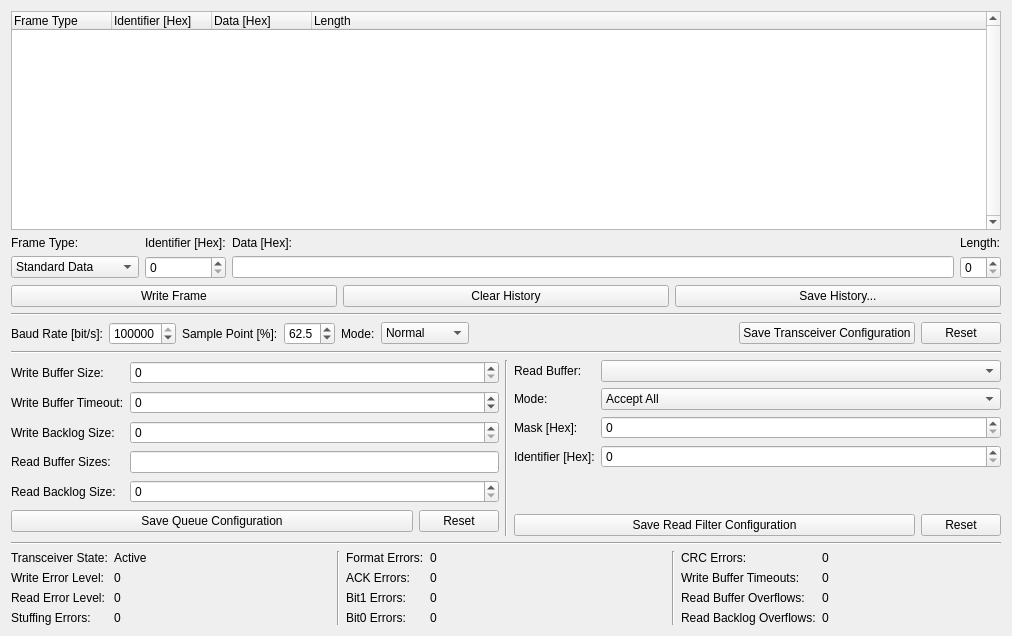
<?xml version="1.0" encoding="UTF-8"?>
<ui version="4.0">
 <class>CANV2</class>
 <widget class="QWidget" name="CANV2">
  <property name="geometry">
   <rect>
    <x>0</x>
    <y>0</y>
    <width>1012</width>
    <height>636</height>
   </rect>
  </property>
  <property name="windowTitle">
   <string>Form</string>
  </property>
  <layout class="QVBoxLayout" name="verticalLayout">
   <item>
    <widget class="QTreeWidget" name="tree_frames">
     <property name="sizePolicy">
      <sizepolicy hsizetype="Expanding" vsizetype="Expanding">
       <horstretch>0</horstretch>
       <verstretch>1</verstretch>
      </sizepolicy>
     </property>
     <property name="minimumSize">
      <size>
       <width>0</width>
       <height>100</height>
      </size>
     </property>
     <property name="verticalScrollBarPolicy">
      <enum>Qt::ScrollBarAlwaysOn</enum>
     </property>
     <property name="rootIsDecorated">
      <bool>false</bool>
     </property>
     <column>
      <property name="text">
       <string>Frame Type</string>
      </property>
     </column>
     <column>
      <property name="text">
       <string>Identifier [Hex]</string>
      </property>
     </column>
     <column>
      <property name="text">
       <string>Data [Hex]</string>
      </property>
     </column>
     <column>
      <property name="text">
       <string>Length</string>
      </property>
     </column>
    </widget>
   </item>
   <item>
    <layout class="QGridLayout" name="gridLayout">
     <item row="0" column="0">
      <widget class="QLabel" name="label">
       <property name="text">
        <string>Frame Type:</string>
       </property>
      </widget>
     </item>
     <item row="0" column="3">
      <widget class="QLabel" name="label_4">
       <property name="text">
        <string>Length:</string>
       </property>
      </widget>
     </item>
     <item row="0" column="2">
      <widget class="QLabel" name="label_2">
       <property name="text">
        <string>Data [Hex]:</string>
       </property>
      </widget>
     </item>
     <item row="2" column="0" colspan="4">
      <layout class="QHBoxLayout" name="horizontalLayout_6">
       <item>
        <widget class="QPushButton" name="button_write_frame">
         <property name="text">
          <string>Write Frame</string>
         </property>
        </widget>
       </item>
       <item>
        <widget class="QPushButton" name="button_clear_history">
         <property name="text">
          <string>Clear History</string>
         </property>
        </widget>
       </item>
       <item>
        <widget class="QPushButton" name="button_save_history">
         <property name="text">
          <string>Save History...</string>
         </property>
        </widget>
       </item>
      </layout>
     </item>
     <item row="1" column="0">
      <widget class="QComboBox" name="combo_frame_type">
       <item>
        <property name="text">
         <string>Standard Data</string>
        </property>
       </item>
       <item>
        <property name="text">
         <string>Standard Remote</string>
        </property>
       </item>
       <item>
        <property name="text">
         <string>Extended Data</string>
        </property>
       </item>
       <item>
        <property name="text">
         <string>Extended Remote</string>
        </property>
       </item>
      </widget>
     </item>
     <item row="1" column="2">
      <widget class="QLineEdit" name="edit_data"/>
     </item>
     <item row="1" column="3">
      <widget class="QSpinBox" name="spin_length">
       <property name="maximum">
        <number>15</number>
       </property>
      </widget>
     </item>
     <item row="1" column="1">
      <widget class="SpinBoxHex" name="spin_identifier">
       <property name="maximum">
        <number>536870911</number>
       </property>
      </widget>
     </item>
     <item row="0" column="1">
      <widget class="QLabel" name="label_11">
       <property name="text">
        <string>Identifier [Hex]:</string>
       </property>
      </widget>
     </item>
    </layout>
   </item>
   <item>
    <widget class="Line" name="line_3">
     <property name="orientation">
      <enum>Qt::Horizontal</enum>
     </property>
    </widget>
   </item>
   <item>
    <layout class="QHBoxLayout" name="horizontalLayout">
     <item>
      <widget class="QLabel" name="label_6">
       <property name="text">
        <string>Baud Rate [bit/s]:</string>
       </property>
      </widget>
     </item>
     <item>
      <widget class="QSpinBox" name="spin_baud_rate">
       <property name="minimum">
        <number>10000</number>
       </property>
       <property name="maximum">
        <number>1000000</number>
       </property>
       <property name="value">
        <number>125000</number>
       </property>
      </widget>
     </item>
     <item>
      <widget class="QLabel" name="label_5">
       <property name="text">
        <string>Sample Point [%]:</string>
       </property>
      </widget>
     </item>
     <item>
      <widget class="QDoubleSpinBox" name="spin_sample_point">
       <property name="decimals">
        <number>1</number>
       </property>
       <property name="minimum">
        <double>50.000000000000000</double>
       </property>
       <property name="maximum">
        <double>90.000000000000000</double>
       </property>
       <property name="value">
        <double>62.500000000000000</double>
       </property>
      </widget>
     </item>
     <item>
      <widget class="QLabel" name="label_7">
       <property name="text">
        <string>Mode:</string>
       </property>
      </widget>
     </item>
     <item>
      <widget class="QComboBox" name="combo_transceiver_mode">
       <item>
        <property name="text">
         <string>Normal</string>
        </property>
       </item>
       <item>
        <property name="text">
         <string>Loopback</string>
        </property>
       </item>
       <item>
        <property name="text">
         <string>Read Only</string>
        </property>
       </item>
      </widget>
     </item>
     <item>
      <spacer name="horizontalSpacer">
       <property name="orientation">
        <enum>Qt::Horizontal</enum>
       </property>
       <property name="sizeHint" stdset="0">
        <size>
         <width>40</width>
         <height>20</height>
        </size>
       </property>
      </spacer>
     </item>
     <item>
      <widget class="QPushButton" name="button_save_transceiver_configuration">
       <property name="text">
        <string>Save Transceiver Configuration</string>
       </property>
      </widget>
     </item>
     <item>
      <widget class="QPushButton" name="button_reset_transceiver_configuration">
       <property name="text">
        <string>Reset</string>
       </property>
      </widget>
     </item>
    </layout>
   </item>
   <item>
    <widget class="Line" name="line_7">
     <property name="orientation">
      <enum>Qt::Horizontal</enum>
     </property>
    </widget>
   </item>
   <item>
    <layout class="QHBoxLayout" name="horizontalLayout_4">
     <item>
      <layout class="QGridLayout" name="gridLayout_6">
       <item row="0" column="0">
        <widget class="QLabel" name="label_21">
         <property name="text">
          <string>Write Buffer Size:</string>
         </property>
        </widget>
       </item>
       <item row="4" column="0">
        <widget class="QLabel" name="label_24">
         <property name="text">
          <string>Read Backlog Size:</string>
         </property>
        </widget>
       </item>
       <item row="1" column="0">
        <widget class="QLabel" name="label_25">
         <property name="text">
          <string>Write Buffer Timeout:</string>
         </property>
        </widget>
       </item>
       <item row="2" column="0">
        <widget class="QLabel" name="label_27">
         <property name="text">
          <string>Write Backlog Size:</string>
         </property>
        </widget>
       </item>
       <item row="3" column="0">
        <widget class="QLabel" name="label_28">
         <property name="text">
          <string>Read Buffer Sizes:</string>
         </property>
        </widget>
       </item>
       <item row="0" column="1">
        <widget class="QSpinBox" name="spin_write_buffer_size">
         <property name="sizePolicy">
          <sizepolicy hsizetype="Minimum" vsizetype="Fixed">
           <horstretch>1</horstretch>
           <verstretch>0</verstretch>
          </sizepolicy>
         </property>
         <property name="maximum">
          <number>31</number>
         </property>
        </widget>
       </item>
       <item row="1" column="1">
        <widget class="QSpinBox" name="spin_write_buffer_timeout">
         <property name="toolTip">
          <string>&lt; 0 (Single-Shot), = 0 (Infinite), &gt; 0 (Milliseconds)</string>
         </property>
         <property name="minimum">
          <number>-1</number>
         </property>
         <property name="maximum">
          <number>2147483647</number>
         </property>
         <property name="value">
          <number>0</number>
         </property>
        </widget>
       </item>
       <item row="2" column="1">
        <widget class="QSpinBox" name="spin_write_backlog_size">
         <property name="maximum">
          <number>768</number>
         </property>
        </widget>
       </item>
       <item row="3" column="1">
        <widget class="QLineEdit" name="edit_read_buffer_sizes">
         <property name="toolTip">
          <string>Up to 32 comma-separated Read Buffer Sizes</string>
         </property>
        </widget>
       </item>
       <item row="4" column="1">
        <widget class="QSpinBox" name="spin_read_backlog_size">
         <property name="maximum">
          <number>768</number>
         </property>
        </widget>
       </item>
       <item row="5" column="0" colspan="2">
        <layout class="QHBoxLayout" name="horizontalLayout_2">
         <item>
          <widget class="QPushButton" name="button_save_queue_configuration">
           <property name="sizePolicy">
            <sizepolicy hsizetype="Minimum" vsizetype="Fixed">
             <horstretch>1</horstretch>
             <verstretch>0</verstretch>
            </sizepolicy>
           </property>
           <property name="text">
            <string>Save Queue Configuration</string>
           </property>
          </widget>
         </item>
         <item>
          <widget class="QPushButton" name="button_reset_queue_configuration">
           <property name="text">
            <string>Reset</string>
           </property>
          </widget>
         </item>
        </layout>
       </item>
      </layout>
     </item>
     <item>
      <widget class="Line" name="line_5">
       <property name="orientation">
        <enum>Qt::Vertical</enum>
       </property>
      </widget>
     </item>
     <item>
      <layout class="QGridLayout" name="gridLayout_3">
       <item row="1" column="0">
        <widget class="QLabel" name="label_20">
         <property name="text">
          <string>Mode:</string>
         </property>
        </widget>
       </item>
       <item row="2" column="0">
        <widget class="QLabel" name="label_22">
         <property name="text">
          <string>Mask [Hex]:</string>
         </property>
        </widget>
       </item>
       <item row="3" column="0">
        <widget class="QLabel" name="label_23">
         <property name="text">
          <string>Identifier [Hex]:</string>
         </property>
        </widget>
       </item>
       <item row="3" column="1">
        <widget class="SpinBoxHex" name="spin_filter_identifier">
         <property name="sizePolicy">
          <sizepolicy hsizetype="Minimum" vsizetype="Fixed">
           <horstretch>1</horstretch>
           <verstretch>0</verstretch>
          </sizepolicy>
         </property>
         <property name="maximum">
          <number>536870911</number>
         </property>
        </widget>
       </item>
       <item row="2" column="1">
        <widget class="SpinBoxHex" name="spin_filter_mask">
         <property name="sizePolicy">
          <sizepolicy hsizetype="Minimum" vsizetype="Fixed">
           <horstretch>1</horstretch>
           <verstretch>0</verstretch>
          </sizepolicy>
         </property>
         <property name="maximum">
          <number>536870911</number>
         </property>
        </widget>
       </item>
       <item row="1" column="1">
        <widget class="QComboBox" name="combo_filter_mode">
         <property name="sizePolicy">
          <sizepolicy hsizetype="Preferred" vsizetype="Fixed">
           <horstretch>1</horstretch>
           <verstretch>0</verstretch>
          </sizepolicy>
         </property>
         <item>
          <property name="text">
           <string>Accept All</string>
          </property>
         </item>
         <item>
          <property name="text">
           <string>Match Standard Only</string>
          </property>
         </item>
         <item>
          <property name="text">
           <string>Match Extended Only</string>
          </property>
         </item>
         <item>
          <property name="text">
           <string>Match Standard And Extended</string>
          </property>
         </item>
        </widget>
       </item>
       <item row="0" column="0">
        <widget class="QLabel" name="label_3">
         <property name="text">
          <string>Read Buffer:</string>
         </property>
        </widget>
       </item>
       <item row="0" column="1">
        <widget class="QComboBox" name="combo_filter_buffer"/>
       </item>
       <item row="4" column="0">
        <spacer name="verticalSpacer_2">
         <property name="orientation">
          <enum>Qt::Vertical</enum>
         </property>
         <property name="sizeHint" stdset="0">
          <size>
           <width>20</width>
           <height>40</height>
          </size>
         </property>
        </spacer>
       </item>
       <item row="5" column="0" colspan="2">
        <layout class="QHBoxLayout" name="horizontalLayout_3">
         <item>
          <widget class="QPushButton" name="button_save_read_filter_configuration">
           <property name="sizePolicy">
            <sizepolicy hsizetype="Minimum" vsizetype="Fixed">
             <horstretch>1</horstretch>
             <verstretch>0</verstretch>
            </sizepolicy>
           </property>
           <property name="text">
            <string>Save Read Filter Configuration</string>
           </property>
          </widget>
         </item>
         <item>
          <widget class="QPushButton" name="button_reset_read_filter_configuration">
           <property name="text">
            <string>Reset</string>
           </property>
          </widget>
         </item>
        </layout>
       </item>
      </layout>
     </item>
    </layout>
   </item>
   <item>
    <widget class="Line" name="line_4">
     <property name="orientation">
      <enum>Qt::Horizontal</enum>
     </property>
    </widget>
   </item>
   <item>
    <layout class="QHBoxLayout" name="horizontalLayout_5">
     <item>
      <layout class="QGridLayout" name="gridLayout_4">
       <item row="2" column="0">
        <widget class="QLabel" name="label_8">
         <property name="text">
          <string>Read Error Level:</string>
         </property>
        </widget>
       </item>
       <item row="1" column="0">
        <widget class="QLabel" name="label_10">
         <property name="text">
          <string>Write Error Level:</string>
         </property>
        </widget>
       </item>
       <item row="1" column="1">
        <widget class="QLabel" name="label_transceiver_write_error_level">
         <property name="text">
          <string>0</string>
         </property>
        </widget>
       </item>
       <item row="2" column="1">
        <widget class="QLabel" name="label_transceiver_read_error_level">
         <property name="text">
          <string>0</string>
         </property>
        </widget>
       </item>
       <item row="0" column="0">
        <widget class="QLabel" name="label_9">
         <property name="text">
          <string>Transceiver State:</string>
         </property>
        </widget>
       </item>
       <item row="0" column="1">
        <widget class="QLabel" name="label_transceiver_state">
         <property name="sizePolicy">
          <sizepolicy hsizetype="Preferred" vsizetype="Preferred">
           <horstretch>1</horstretch>
           <verstretch>0</verstretch>
          </sizepolicy>
         </property>
         <property name="text">
          <string>Active</string>
         </property>
        </widget>
       </item>
       <item row="3" column="0">
        <widget class="QLabel" name="label_15">
         <property name="text">
          <string>Stuffing Errors:</string>
         </property>
        </widget>
       </item>
       <item row="3" column="1">
        <widget class="QLabel" name="label_transceiver_stuffing_errors">
         <property name="text">
          <string>0</string>
         </property>
        </widget>
       </item>
      </layout>
     </item>
     <item>
      <widget class="Line" name="line_2">
       <property name="orientation">
        <enum>Qt::Vertical</enum>
       </property>
      </widget>
     </item>
     <item>
      <layout class="QGridLayout" name="gridLayout_7">
       <item row="0" column="0">
        <widget class="QLabel" name="label_14">
         <property name="text">
          <string>Format Errors:</string>
         </property>
        </widget>
       </item>
       <item row="1" column="0">
        <widget class="QLabel" name="label_13">
         <property name="text">
          <string>ACK Errors:</string>
         </property>
        </widget>
       </item>
       <item row="0" column="1">
        <widget class="QLabel" name="label_transceiver_format_errors">
         <property name="sizePolicy">
          <sizepolicy hsizetype="Preferred" vsizetype="Preferred">
           <horstretch>1</horstretch>
           <verstretch>0</verstretch>
          </sizepolicy>
         </property>
         <property name="text">
          <string>0</string>
         </property>
        </widget>
       </item>
       <item row="1" column="1">
        <widget class="QLabel" name="label_transceiver_ack_errors">
         <property name="text">
          <string>0</string>
         </property>
        </widget>
       </item>
       <item row="2" column="0">
        <widget class="QLabel" name="label_26">
         <property name="text">
          <string>Bit1 Errors:</string>
         </property>
        </widget>
       </item>
       <item row="3" column="0">
        <widget class="QLabel" name="label_19">
         <property name="text">
          <string>Bit0 Errors:</string>
         </property>
        </widget>
       </item>
       <item row="2" column="1">
        <widget class="QLabel" name="label_transceiver_bit1_errors">
         <property name="text">
          <string>0</string>
         </property>
        </widget>
       </item>
       <item row="3" column="1">
        <widget class="QLabel" name="label_transceiver_bit0_errors">
         <property name="text">
          <string>0</string>
         </property>
        </widget>
       </item>
      </layout>
     </item>
     <item>
      <widget class="Line" name="line_6">
       <property name="orientation">
        <enum>Qt::Vertical</enum>
       </property>
      </widget>
     </item>
     <item>
      <layout class="QGridLayout" name="gridLayout_5">
       <item row="3" column="1">
        <widget class="QLabel" name="label_read_backlog_overflows">
         <property name="text">
          <string>0</string>
         </property>
        </widget>
       </item>
       <item row="3" column="0">
        <widget class="QLabel" name="label_12">
         <property name="text">
          <string>Read Backlog Overflows:</string>
         </property>
        </widget>
       </item>
       <item row="2" column="0">
        <widget class="QLabel" name="label_16">
         <property name="text">
          <string>Read Buffer Overflows:</string>
         </property>
        </widget>
       </item>
       <item row="1" column="0">
        <widget class="QLabel" name="label_17">
         <property name="text">
          <string>Write Buffer Timeouts:</string>
         </property>
        </widget>
       </item>
       <item row="1" column="1">
        <widget class="QLabel" name="label_write_buffer_timeouts">
         <property name="sizePolicy">
          <sizepolicy hsizetype="Preferred" vsizetype="Preferred">
           <horstretch>1</horstretch>
           <verstretch>0</verstretch>
          </sizepolicy>
         </property>
         <property name="text">
          <string>0</string>
         </property>
        </widget>
       </item>
       <item row="2" column="1">
        <widget class="QLabel" name="label_read_buffer_overflows">
         <property name="text">
          <string>0</string>
         </property>
        </widget>
       </item>
       <item row="0" column="0">
        <widget class="QLabel" name="label_18">
         <property name="text">
          <string>CRC Errors:</string>
         </property>
        </widget>
       </item>
       <item row="0" column="1">
        <widget class="QLabel" name="label_transceiver_crc_errors">
         <property name="text">
          <string>0</string>
         </property>
        </widget>
       </item>
      </layout>
     </item>
    </layout>
   </item>
  </layout>
 </widget>
 <customwidgets>
  <customwidget>
   <class>SpinBoxHex</class>
   <extends>QSpinBox</extends>
   <header location="global">brickv.spin_box_hex</header>
  </customwidget>
 </customwidgets>
 <resources/>
 <connections/>
</ui>
